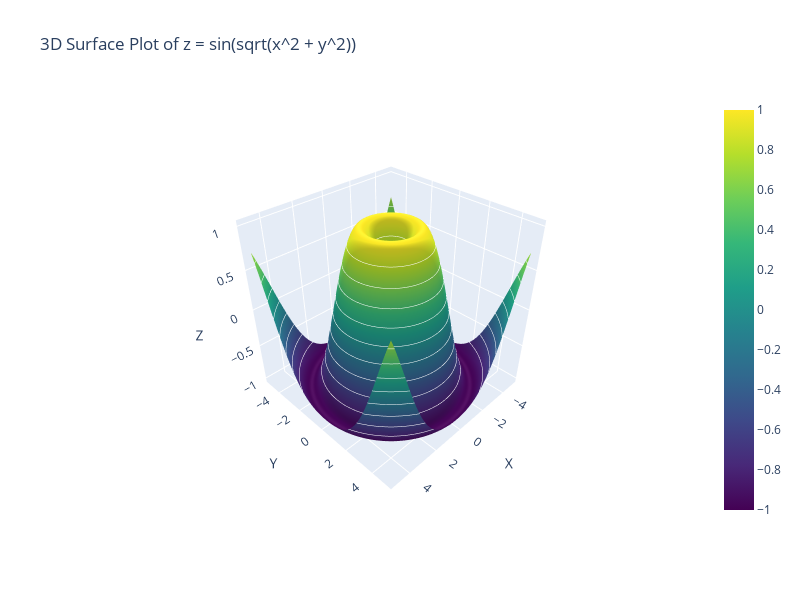

The notebook cell this image was saved under:
### Markdown cell above
### 4.  Using the given x and y data, generate a 3D surface plot to visualize the function z = sin(sqrt(x^2 + y^2))

```python
x = np.linspace(-5, 5, 100)
y = np.linspace(-5, 5, 100)
x, y = np.meshgrid(x, y)
z = np.sin(np.sqrt(x**2 + y**2))
data = {
    'X': x.flatten(),
    'Y': y.flatten(),
    'Z': z.flatten()
}
df = pd.DataFrame(data)
```

### Code cell
import numpy as np
import pandas as pd
import plotly.graph_objs as go
import plotly.io as pio

# Prepare the data
x = np.linspace(-5, 5, 100)
y = np.linspace(-5, 5, 100)
x, y = np.meshgrid(x, y)
z = np.sin(np.sqrt(x**2 + y**2))

# Create a DataFrame
data = {
    'X': x.flatten(),
    'Y': y.flatten(),
    'Z': z.flatten()
}
df = pd.DataFrame(data)

# Create the 3D surface plot
surface = go.Surface(
    z=z,
    x=x,
    y=y,
    colorscale='Viridis',  # Use the Viridis color scale for better visual contrast
    contours={"z": {"show": True, "start": -1, "end": 1, "size": 0.2, "color":"white"}}
)

# Customize the layout
layout = go.Layout(
    title='3D Surface Plot of z = sin(sqrt(x^2 + y^2))',
    scene=dict(
        xaxis_title='X',
        yaxis_title='Y',
        zaxis_title='Z',
        camera=dict(eye=dict(x=1.5, y=1.5, z=1.5))  # Set a default 3D camera view
    ),
    width=800,
    height=600
)

# Create the figure
fig = go.Figure(data=[surface], layout=layout)

# Show plot
pio.show(fig)

### Figure 1 — Plotly figure (JSON) as saved in the notebook; plotly's stock layout.template omitted (floating-point values rounded to 4 significant figures; data arrays with more than 128 entries replaced by an {"elided": "..."} marker saying what was removed)
{"data": [{"colorscale": [[0, "#440154"], [0.1111, "#482878"], [0.2222, "#3e4989"], [0.3333, "#31688e"], [0.4444, "#26828e"], [0.5556, "#1f9e89"], [0.6667, "#35b779"], [0.7778, "#6ece58"], [0.8889, "#b5de2b"], [1, "#fde725"]], "contours": {"z": {"color": "white", "end": 1, "show": true, "size": 0.2, "start": -1}}, "type": "surface", "x": {"elided": "100x100 float values"}, "y": {"elided": "100x100 float values"}, "z": {"elided": "100x100 float values"}}], "layout": {"height": 600, "scene": {"camera": {"eye": {"x": 1.5, "y": 1.5, "z": 1.5}}, "xaxis": {"title": {"text": "X"}}, "yaxis": {"title": {"text": "Y"}}, "zaxis": {"title": {"text": "Z"}}}, "title": {"text": "3D Surface Plot of z = sin(sqrt(x^2 + y^2))"}, "width": 800}}
